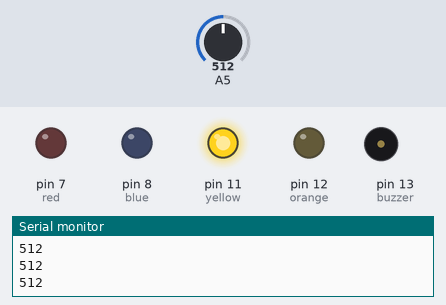
This sketch was run on a simulated Arduino Uno, built with avr-gcc and run on an emulated ATmega328P. Parts: output pins drawn as LEDs (lit = HIGH), buzzer (waves = sounding, pin HIGH), the last lines printed to the serial monitor. The inputs (shaded band) are chosen by the test bench; at power-on: A5 = 512.

Above: at 1.2 s.
1.3 s: A5 set to 551
At 2.7 s:
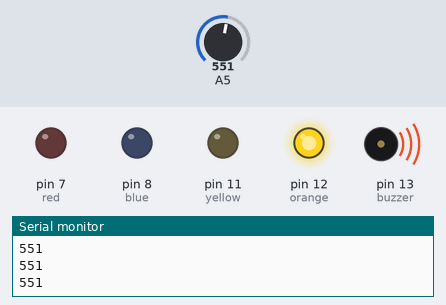
3.0 s: A5 set to 532
At 4.1 s:
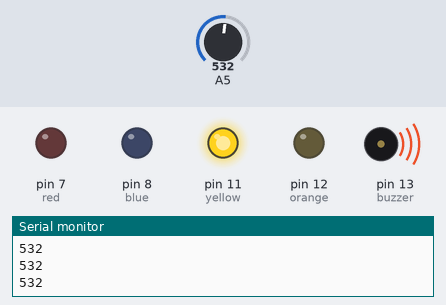
4.5 s: A5 set to 486
6.0 s: A5 set to 460
At 6.5 s:
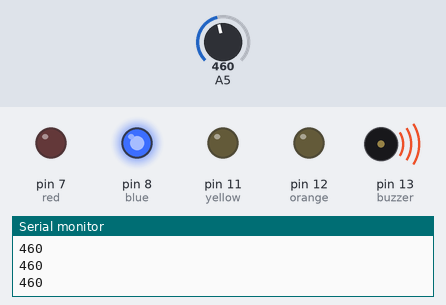
7.5 s: A5 set to 217
9.0 s: A5 set to 189
At 10.2 s:
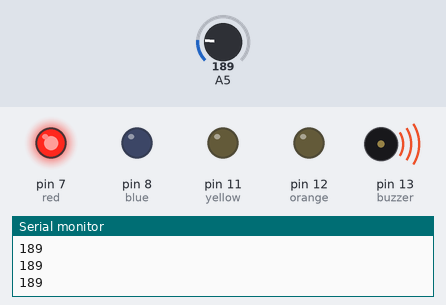
Timing chart, 0 to 11.5 s (numbered marks = the images above; inputs shaded):
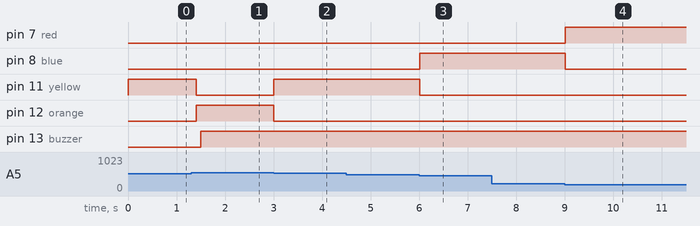

The sketch:

sketch_dec06a.ino
```cpp
int red=7;
int blue=8;
int yellow=11;
int orange=12;
int buzzer=13;
void setup() {

pinMode(red,OUTPUT);
pinMode(blue,OUTPUT);
pinMode(yellow,OUTPUT);
pinMode(orange,OUTPUT);
pinMode(buzzer,OUTPUT);
Serial.begin(9600);
}

void loop() {
int sensor=analogRead(A5);
Serial.println(sensor);


if(sensor<=200){
  digitalWrite(red,HIGH);
  digitalWrite(blue,LOW);
  digitalWrite(yellow,LOW);
  digitalWrite(orange,LOW);
  delay(100);
}
else if(sensor>420 && sensor<=470){
  digitalWrite(red,LOW);
  digitalWrite(blue,HIGH);
  digitalWrite(yellow,LOW);
  digitalWrite(orange,LOW);
  delay(100);
}
else if(sensor>470 && sensor<=542){
  digitalWrite(red,LOW);
  digitalWrite(blue,LOW);
  digitalWrite(yellow,HIGH);
  digitalWrite(orange,LOW);
  delay(100);
}
else if(sensor>542 && sensor<=600){
  digitalWrite(red,LOW);
  digitalWrite(blue,LOW);
  digitalWrite(yellow,LOW);
  digitalWrite(orange,HIGH);
  delay(100);
  digitalWrite(buzzer,HIGH);
}
 delay(100);
}
```

Measured:
- the behaviour switches between 542 and 543 on A5 (found by bisection; images 0 and 1)
- the behaviour switches between 471 and 470 on A5 (found by bisection; images 2 and 3)
- the behaviour switches between 201 and 200 on A5 (found by bisection; images 3 and 4)
- after the input at 1.3 s, pin 11 (yellow): HIGH → LOW after 0.10 s; pin 12 (orange): LOW → HIGH after 0.10 s; pin 13 (buzzer): LOW → HIGH after 0.20 s
- after the input at 3.0 s, pin 11 (yellow): LOW → HIGH at once; pin 12 (orange): HIGH → LOW at once
- after the input at 6.0 s, pin 8 (blue): LOW → HIGH at once; pin 11 (yellow): HIGH → LOW at once
- after the input at 9.0 s, pin 7 (red): LOW → HIGH at once; pin 8 (blue): HIGH → LOW at once
